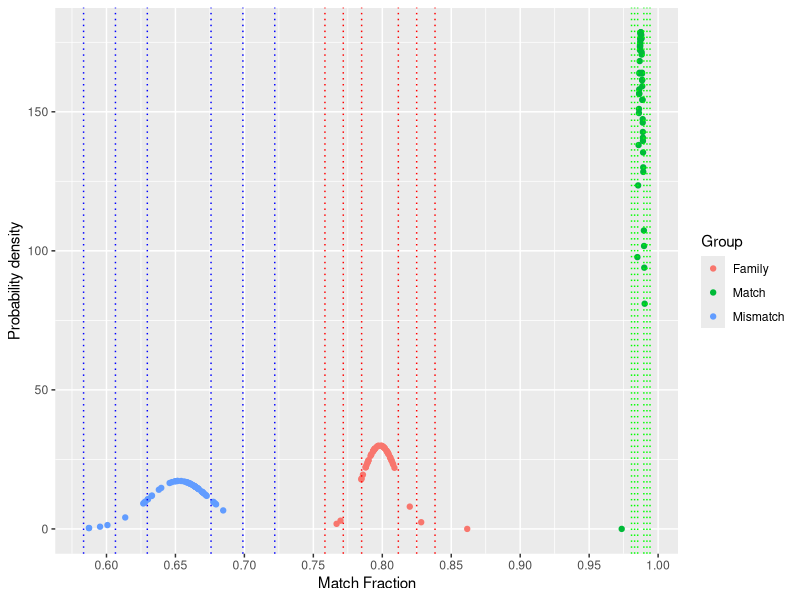
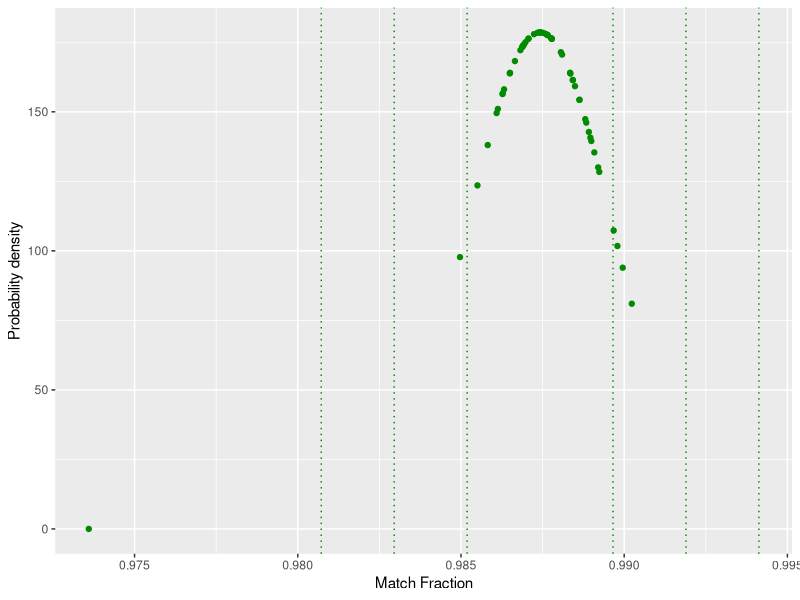
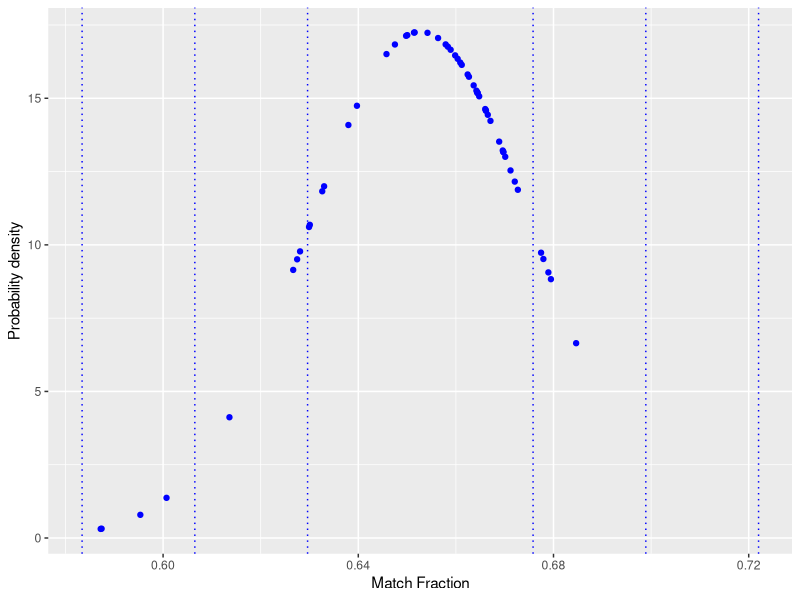
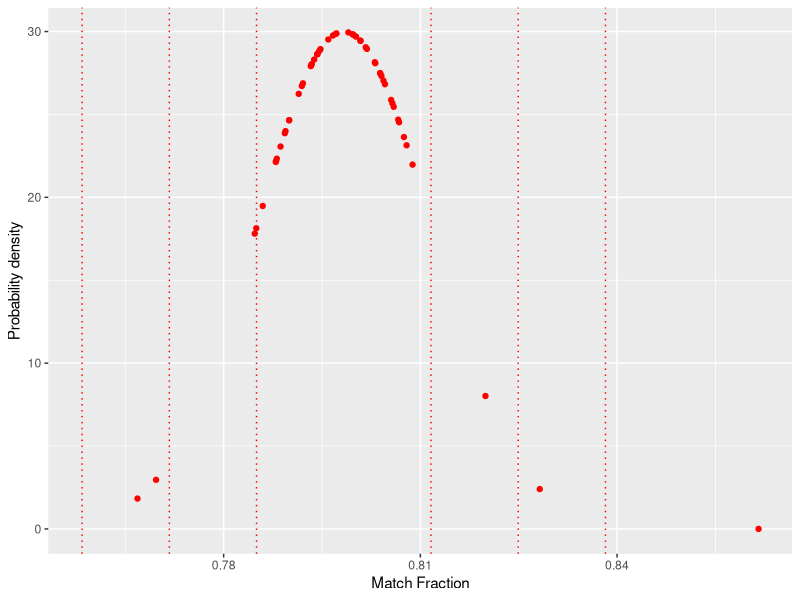

Generate these figures, in order, with R:
library("readxl")
library("tidyverse")


match <- as.data.frame(read_excel("ws_parcheck_match.xlsx"))
no_match <- as.data.frame(read_excel("ws_parcheck_nonmatch.xlsx"))
family <- as.data.frame(read_excel("ws_parcheck_family.xlsx"))


match$`Match Fraction` <- as.numeric(match$`Match Fraction`)
no_match$`Match Fraction` <- as.numeric(no_match$`Match Fraction`)
family$`Match Fraction` <- as.numeric(family$`Match Fraction`)

match <- match %>% add_column(Group = 'Match')
no_match <- no_match %>% add_column(Group = 'Mismatch')
family <- family %>% add_column(Group = 'Family')

match <- match %>% add_column(dnorm = dnorm(match$`Match Fraction`, mean = mean(match$`Match Fraction`), sd = sd(match$`Match Fraction`)))
no_match <- no_match %>% add_column(dnorm = dnorm(no_match$`Match Fraction`, mean = mean(no_match$`Match Fraction`), sd = sd(no_match$`Match Fraction`)))
family <- family %>% add_column(dnorm = dnorm(family$`Match Fraction`, mean = mean(family$`Match Fraction`), sd = sd(family$`Match Fraction`)))





match_fractions <-
  full_join(match %>% dplyr::select(`Match Fraction`, Group, dnorm),
            no_match %>% dplyr::select(`Match Fraction`, Group, dnorm))
match_fractions <- full_join(match_fractions, family %>% dplyr::select(`Match Fraction`, Group, dnorm))



ggplot(match_fractions, aes(`Match Fraction`, dnorm)) +
  geom_point(aes(color = Group)) +
  scale_x_continuous(breaks = seq(0,1,by=0.05)) + 
  ylab("Probability density") +
  geom_vline(xintercept = mean(match$`Match Fraction`)+sd(match$`Match Fraction`), linetype="dotted", color = "green") + # one sd from mean
  geom_vline(xintercept = mean(match$`Match Fraction`)-sd(match$`Match Fraction`), linetype="dotted", color = "green") + # one sd from mean
  geom_vline(xintercept = mean(match$`Match Fraction`)+2*sd(match$`Match Fraction`), linetype="dotted", color = "green") + # two sd from mean
  geom_vline(xintercept = mean(match$`Match Fraction`)-2*sd(match$`Match Fraction`), linetype="dotted", color = "green") + # two sd from mean
  geom_vline(xintercept = mean(match$`Match Fraction`)+3*sd(match$`Match Fraction`), linetype="dotted", color = "green") + # three sd from mean
  geom_vline(xintercept = mean(match$`Match Fraction`)-3*sd(match$`Match Fraction`), linetype="dotted", color = "green") + # three sd from mean
  geom_vline(xintercept = mean(no_match$`Match Fraction`)+sd(no_match$`Match Fraction`), linetype="dotted", color = "blue") + # one sd from mean
  geom_vline(xintercept = mean(no_match$`Match Fraction`)-sd(no_match$`Match Fraction`), linetype="dotted", color = "blue") + # one sd from mean
  geom_vline(xintercept = mean(no_match$`Match Fraction`)+2*sd(no_match$`Match Fraction`), linetype="dotted", color = "blue") + # two sd from mean
  geom_vline(xintercept = mean(no_match$`Match Fraction`)-2*sd(no_match$`Match Fraction`), linetype="dotted", color = "blue") + # two sd from mean
  geom_vline(xintercept = mean(no_match$`Match Fraction`)+3*sd(no_match$`Match Fraction`), linetype="dotted", color = "blue") + # three sd from mean
  geom_vline(xintercept = mean(no_match$`Match Fraction`)-3*sd(no_match$`Match Fraction`), linetype="dotted", color = "blue") + # three sd from mean
  geom_vline(xintercept = mean(family$`Match Fraction`)+sd(family$`Match Fraction`), linetype="dotted", color = "red") + # one sd from mean
  geom_vline(xintercept = mean(family$`Match Fraction`)-sd(family$`Match Fraction`), linetype="dotted", color = "red") + # one sd from mean
  geom_vline(xintercept = mean(family$`Match Fraction`)+2*sd(family$`Match Fraction`), linetype="dotted", color = "red") + # two sd from mean
  geom_vline(xintercept = mean(family$`Match Fraction`)-2*sd(family$`Match Fraction`), linetype="dotted", color = "red") + # two sd from mean
  geom_vline(xintercept = mean(family$`Match Fraction`)+3*sd(family$`Match Fraction`), linetype="dotted", color = "red") + # three sd from mean
  geom_vline(xintercept = mean(family$`Match Fraction`)-3*sd(family$`Match Fraction`), linetype="dotted", color = "red") # three sd from mean




ggplot(match, aes(`Match Fraction`, dnorm)) +
  geom_point(color = "green4") +
  ylab("Probability density") +
  geom_vline(xintercept = mean(match$`Match Fraction`)+sd(match$`Match Fraction`), linetype="dotted", color = "green4") + # one sd from mean
  geom_vline(xintercept = mean(match$`Match Fraction`)-sd(match$`Match Fraction`), linetype="dotted", color = "green4") + # one sd from mean
  geom_vline(xintercept = mean(match$`Match Fraction`)+2*sd(match$`Match Fraction`), linetype="dotted", color = "green4") + # two sd from mean
  geom_vline(xintercept = mean(match$`Match Fraction`)-2*sd(match$`Match Fraction`), linetype="dotted", color = "green4") + # two sd from mean
  geom_vline(xintercept = mean(match$`Match Fraction`)+3*sd(match$`Match Fraction`), linetype="dotted", color = "green4") + # three sd from mean
  geom_vline(xintercept = mean(match$`Match Fraction`)-3*sd(match$`Match Fraction`), linetype="dotted", color = "green4")  # three sd from mean


ggplot(no_match, aes(`Match Fraction`, dnorm)) +
  geom_point(color = "blue") +
  ylab("Probability density") +
  geom_vline(xintercept = mean(no_match$`Match Fraction`)+sd(no_match$`Match Fraction`), linetype="dotted", color = "blue") + # one sd from mean
  geom_vline(xintercept = mean(no_match$`Match Fraction`)-sd(no_match$`Match Fraction`), linetype="dotted", color = "blue") + # one sd from mean
  geom_vline(xintercept = mean(no_match$`Match Fraction`)+2*sd(no_match$`Match Fraction`), linetype="dotted", color = "blue") + # two sd from mean
  geom_vline(xintercept = mean(no_match$`Match Fraction`)-2*sd(no_match$`Match Fraction`), linetype="dotted", color = "blue") + # two sd from mean
  geom_vline(xintercept = mean(no_match$`Match Fraction`)+3*sd(no_match$`Match Fraction`), linetype="dotted", color = "blue") + # three sd from mean
  geom_vline(xintercept = mean(no_match$`Match Fraction`)-3*sd(no_match$`Match Fraction`), linetype="dotted", color = "blue")  # three sd from mean


ggplot(family, aes(`Match Fraction`, dnorm)) +
  geom_point(color = "red") +
  ylab("Probability density") +
  geom_vline(xintercept = mean(family$`Match Fraction`)+sd(family$`Match Fraction`), linetype="dotted", color = "red") + # one sd from mean
  geom_vline(xintercept = mean(family$`Match Fraction`)-sd(family$`Match Fraction`), linetype="dotted", color = "red") + # one sd from mean
  geom_vline(xintercept = mean(family$`Match Fraction`)+2*sd(family$`Match Fraction`), linetype="dotted", color = "red") + # two sd from mean
  geom_vline(xintercept = mean(family$`Match Fraction`)-2*sd(family$`Match Fraction`), linetype="dotted", color = "red") + # two sd from mean
  geom_vline(xintercept = mean(family$`Match Fraction`)+3*sd(family$`Match Fraction`), linetype="dotted", color = "red") + # three sd from mean
  geom_vline(xintercept = mean(family$`Match Fraction`)-3*sd(family$`Match Fraction`), linetype="dotted", color = "red")  # three sd from mean


